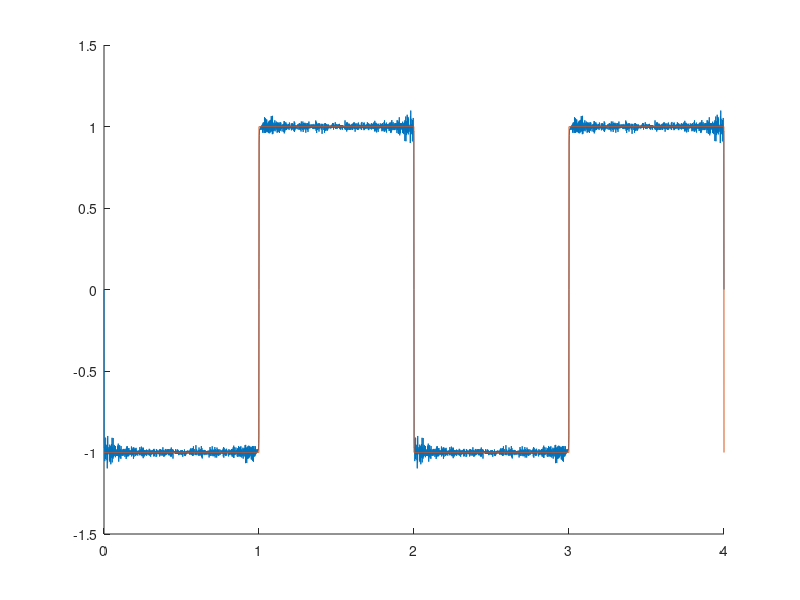

This chart was generated by the following MATLAB code:
T = 2;
f = 1/T;
t = 0:1/1000:4;

k_value = 2000;
x = @(t) square(2*pi*f*(t-1));
x_t = zeros(size(t));

for i = -k_value:k_value 
    x_t = x_t + (1/T) * integral(@(t) x(t) .* exp(-1j * 2 * pi * f * i * t), 0, T) * exp(1j * 2 * pi * f * i * t);
end

figure;
hold on;
plot(t, real(x_t));
plot(t, x(t)); 
axis([0 4 -1.5 1.5]); 
hold off;